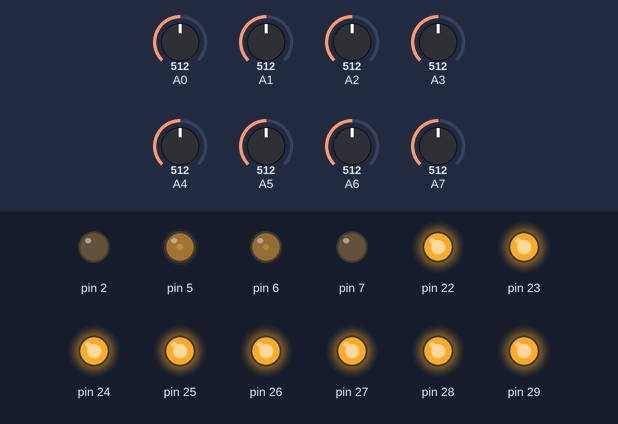
The sketch below on a simulated Arduino Mega 2560, built with avr-gcc and run on an emulated ATmega2560. Shown: output pins drawn as LEDs (lit = HIGH). Inputs (shaded band) come from the test bench; at power-on: A0 = 512, A1 = 512, A2 = 512, A3 = 512, A4 = 512, A5 = 512, A6 = 512, A7 = 512. What the sketch prints to the serial monitor is not drawn.

Above: at 0.2 s.
Timing chart, 0 to 1.7 s (numbered marks = the images above):
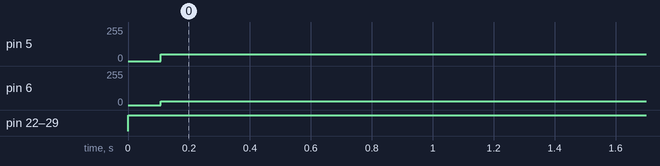

The sketch:

Lab2_task5_prox.ino
```cpp
void setup() {
  // put your setup code here, to run once:
  Serial.begin(9600);
  DDRA = 0b11111111;
  int threshold = 150;
}

void loop() {
  int threshold = 150;
  int sta = 1;
  // put your main code here, to run repeatedly:
  proxLEDon();
  delay(4);
  readProxSensor();
  delay(2);
  proxLEDoff();
  delay(2);

}
int RL[8];

void readProxSensor() {


  for( int i = A0; i<A8; i++)
  {
    int reading =analogRead(i);
    int reallight = map(reading,0,1023,1000,0);
    RL[i] = reallight;
    //int mm = 11.98*exp(0.004343*reallight);
    //Prox[i-A0] = cm;
    Serial.print(" ");
    Serial.print(reallight);
    Serial.print(" ");

  }
  Serial.println("");
  delay(100);

  int prox0 = RL[0];
  int prox1 = RL[1];
  int prox2 = RL[2];
  int prox3 = RL[3];
  int prox4 = RL[4];
  int prox5 = RL[5];
  int prox6 = RL[6];
  int prox7 = RL[7];

  int threshold = 150;
  int sta = 1;
  if(prox1 > threshold && prox2 > threshold){
    sta = 2;
}
  else if(prox6 > threshold && prox7 > threshold){
    sta = 3;
}
  //else if(ground1 > colour && ground2 > colour){
  //  sta = 4;

  else{
    sta = 1;
}

switch(sta)
{
  case 1:
    leftforward(30);
    rightforward(51);//move forward
    break;
  case 2:
    leftforward(30);
    rightforward(61);//move forward
    //delay(2);
          //move left
    break;
  case 3:
    leftforward(37);
    rightforward(51);//move forward
    //delay(2);
       //move right
    break;
  case 4:
    leftstop();
    rightstop();      //stop
    break;

}
}
void proxLEDon()
{
  PORTA |= 0b11111111;
}
void proxLEDoff()
{
  //PORTA &= 0b00000000;
}
void leftforward(float duty){
  analogWrite(7,0);
  analogWrite(6, duty);
}
void leftback(float duty){
  analogWrite(6,0);
  analogWrite(7, duty);
}
void leftstop(){
  analogWrite(6,0);
  analogWrite(7,0);
}
void rightforward(float duty){
  analogWrite(2,0);
  analogWrite(5, duty);
}
void rightstop(){
  analogWrite(2,0);
  analogWrite(5,0);

}
void rightback(float duty){
  analogWrite(5,0);
  analogWrite(2, duty);

}
```

Measured:
- by itself, pin 5: 0/255 → 51/255 at 0.11 s
- by itself, pin 6: 0/255 → 30/255 at 0.11 s
- by itself, pin 22–29: LOW → HIGH at 0.00 s
